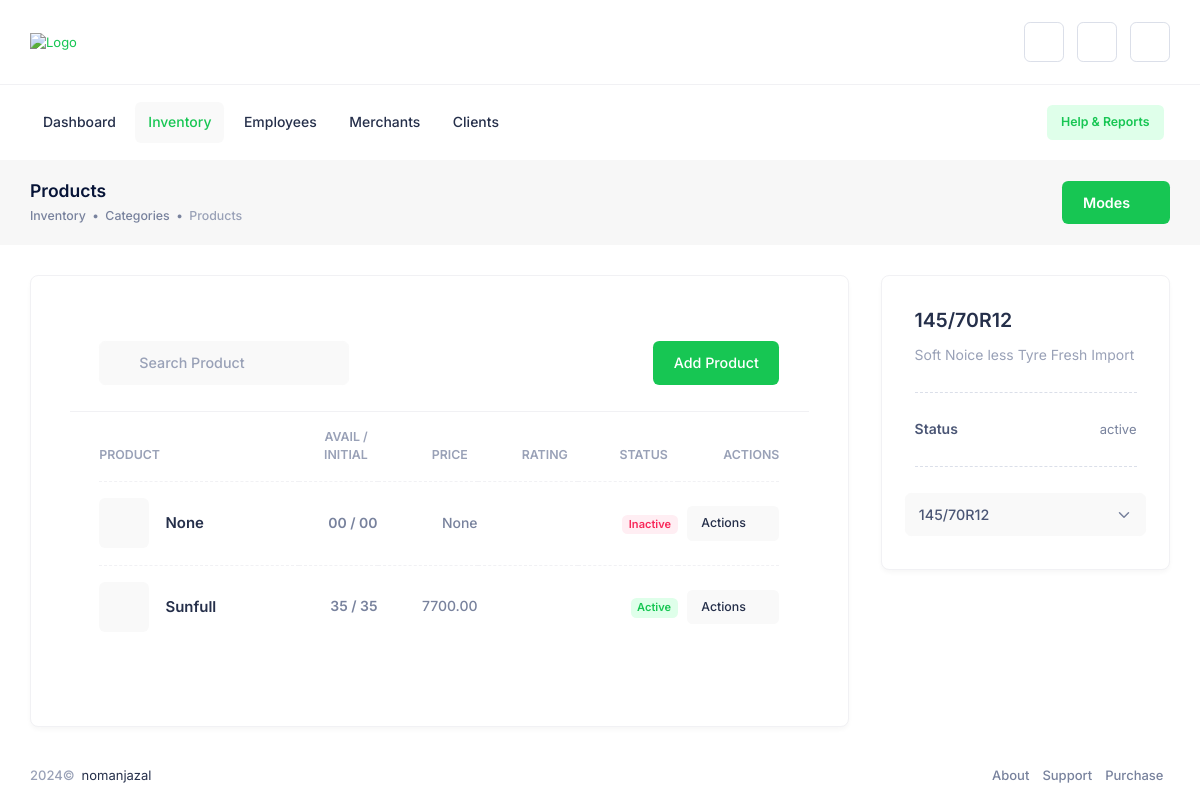
Page /inventory/products/Category/CAT55ff0146a4/ (signed in) on the committed database.
### dashboard/models.py (models this page shows, shortened)
class Template(models.Model):
    type = models.CharField(max_length=50, default="product", blank=True, null=True)
    tem_id = models.CharField(max_length=20, default=generate_tem_uuid, editable=False)
    template_name = models.CharField(max_length=100, default="noname", blank=True, null=True)
    color = models.CharField(max_length=100, blank=True, null=True)
    totalbalance = models.CharField(max_length=100, default="00", blank=True, null=True)
    keyvalue = models.CharField(max_length=100, blank=True, null=True)
    keyvalue_required = models.CharField(max_length=100, blank=True, null=True)
    total_category = models.CharField(max_length=100, default="00", blank=True, null=True)
    total_subcategory = models.CharField(max_length=100, default="00", blank=True, null=True)
    sold_product = models.CharField(max_length=100, default="00", blank=True, null=True)
    total_product = models.CharField(max_length=100, default="00", blank=True, null=True)
    category = models.ManyToManyField(Category, blank=True)
    subcategory = models.ManyToManyField(SubCategory, blank=True)
    stock = models.ForeignKey(Stock, on_delete=models.SET_NULL, blank=True, null=True)
    prod_id = models.CharField(max_length=100, default=generate_prod_uuid, blank=True, null=True)
    title = models.CharField(max_length=100, blank=True, null=True)
    description = models.TextField(blank=True, null=True)
    img = models.FileField(upload_to='products/', blank=True, null=True)
    status = models.CharField(max_length=50, blank=True, null=True)
    base_price_pre = models.CharField(max_length=100, blank=True, null=True)
    base_price_percentage = models.CharField(max_length=50, blank=True, null=True)
    base_price_percentage_sign = models.CharField(max_length=50, blank=True, null=True)
    base_price = models.CharField(max_length=100, blank=True, null=True)
    show_price = models.CharField(max_length=100, blank=True, null=True)
    available_product = models.CharField(max_length=50, default="00", blank=True, null=True)
    sold_product = models.CharField(max_length=50, default="00", blank=True, null=True)
    stock_product = models.CharField(max_length=50, default="00", blank=True, null=True)
    custom_fields = models.ManyToManyField(CustomField, blank=True)
    tags = models.CharField(max_length=255, blank=True, null=True)
    created_at = models.CharField(max_length=100, blank=True, null=True)
    updated_at = models.CharField(max_length=100, blank=True, null=True)

class Category(models.Model):
    cat_id = models.CharField(max_length=20, default=generate_cat_uuid, editable=False)
    tem_id = models.CharField(max_length=100, blank=True, null=True)
    img = models.FileField(upload_to='category/', blank=True, null=True)
    title = models.CharField(max_length=100, blank=True, null=True)
    description = models.TextField(blank=True, null=True)
    status = models.CharField(max_length=50, default="inactive", blank=True, null=True)
    slug = models.SlugField(max_length=120, unique=True, blank=True)

### dashboard/inventory.py (the view)
# urls.py: path('inventory/products/<str:page>/<str:cat_id>/',inventory.Products, name="Products"),
@superadmin_required
def Products(request, page, cat_id):
    if page == "Stock":
        all = Stock.objects.all()
        chosen = Stock.objects.filter(stock_id=cat_id).first()
        products = Template.objects.filter(stock=chosen) if chosen else []
    elif page == "Category":
        all = Category.objects.all()
        chosen = Category.objects.filter(cat_id=cat_id).first()
        products = Template.objects.filter(category=chosen) if chosen else []
    elif page == "Template":
        all = Template.objects.filter(type="template")
        chosen = Template.objects.filter(tem_id=cat_id).first()
        products = Template.objects.filter(tem_id=cat_id, type="product") if chosen else []
    products = products.annotate(
    avg_rating=Coalesce(
        Avg("reviews__rating", filter=Q(reviews__is_approved=True)),
        0.0
    ),
    avg_rating_int=Coalesce(
        Round(Avg("reviews__rating", filter=Q(reviews__is_approved=True))),
        0,
        output_field=IntegerField()
    ),
    rating_count=Count(
        "reviews",
        filter=Q(reviews__is_approved=True)
    )
)
    content = {
        'all':all,
        'chosen':chosen,
        'page':page,
        'products':products
    }
    return render(request, "dashboard/inventoryPages/products.html", content)

### accounts/decorator.py (called while the page is built)
def superadmin_required(view_func):
    @wraps(view_func)
    def wrapper(request, *args, **kwargs):
        if request.user.is_authenticated and request.user.is_superuser:
            return view_func(request, *args, **kwargs)
        return redirect('/accounts/signin/')
    return wrapper

### templates/dashboard/inventoryPages/products.html (shortened to what this page needs)
{% extends 'dashboard/base.html' %}
{% load static %}
{% block bodyContent %}
					<div class="toolbar py-5 py-lg-5" id="kt_toolbar">
						<div id="kt_toolbar_container" class="container-xxl d-flex flex-stack flex-wrap">
							<div class="page-title d-flex flex-column me-3">
								<h1 class="d-flex text-gray-900 fw-bold my-1 fs-3">Products</h1>
								<ul class="breadcrumb breadcrumb-dot fw-semibold text-gray-600 fs-7 my-1">
									<li class="breadcrumb-item text-gray-600">
										<a href="/inventory/" class="text-gray-600 text-hover-primary">Inventory</a>
									</li>
									<li class="breadcrumb-item text-gray-600">
                                        {% if page == "Category" %}
										<a href="/inventory/categories/" class="text-gray-600 text-hover-primary">Categories</a>
                                        {% elif page == "Stock" %}
										<a href="/inventory/stocks/" class="text-gray-600 text-hover-primary">Stocks</a>
                                        {% elif page == "Template" %}
										<a href="/inventory/templates/" class="text-gray-600 text-hover-primary">Templates</a>
                                        {% endif %}
									</li>
									<li class="breadcrumb-item text-gray-500">Products</li>
								</ul>
							</div>
							<div class="d-flex align-items-center py-2 py-md-1">
								<a href="#" class="btn btn-primary fw-bold" data-kt-menu-trigger="click" data-kt-menu-placement="bottom-end">Modes<i class="ki-duotone ki-down fs-5 ms-1"></i></a>
							</div>
						</div>
					</div>
					<div id="kt_content_container" class="d-flex flex-column-fluid align-items-start container-xxl">
						<div class="content flex-row-fluid" id="kt_content">
							<div class="d-flex flex-column flex-lg-row">
								<div class="flex-lg-row-fluid mb-10 mb-lg-0 me-lg-7 me-xl-10">
									<div class="card">
										<div class="card-body p-12">
											{% if products %}
								<div class="card-header align-items-center py-5 gap-2 gap-md-5">
									<div class="card-title">
										<div class="d-flex align-items-center position-relative my-1">
											<i class="ki-duotone ki-magnifier fs-3 position-absolute ms-4">
												<span class="path1"></span>
											</i>
											<input type="text" data-kt-ecommerce-product-filter="search" class="form-control form-control-solid w-250px ps-12" placeholder="Search Product" />
										</div>
									</div>
									<div class="card-toolbar flex-row-fluid justify-content-end gap-5">
										<a href="/inventory/add-product/none/" class="btn btn-primary">Add Product</a>
									</div>
								</div>
								<div class="card-body pt-0">
									<table class="table align-middle table-row-dashed fs-6 gy-5" id="kt_ecommerce_products_table">
										<thead>
											<tr class="text-start text-gray-500 fw-bold fs-7 text-uppercase gs-0">
												<th class="min-w-200px">Product</th>
												<th class="text-end min-w-70px">Avail / Initial</th>
												<th class="text-end min-w-100px">Price</th>
												<th class="text-end min-w-100px">Rating</th>
												<th class="text-end min-w-100px">Status</th>
												<th class="text-end min-w-70px">Actions</th>
											</tr>
										</thead>
										<tbody class="fw-semibold text-gray-600">
											{% for i in products %}
											<tr>
												<td>
													<div class="d-flex align-items-center">
														{% if i.img %}
														<a href="/shop-view/product/{{ i.prod_id }}/" class="symbol symbol-50px">
															<span class="symbol-label" style="background-image:url(/media/{{ i.img }});"></span>
														</a>
														{% else %}
														<a href="/shop-view/product/{{ i.prod_id }}/" class="symbol symbol-50px">
															<span class="symbol-label" style="background-image:url({% static 'ecom/assets/img/product/img_not_found.png' %});"></span>
														</a>
														{% endif %}
														<div class="ms-5">
															<a href="/shop-view/product/{{ i.prod_id }}/" class="text-gray-800 text-hover-primary fs-5 fw-bold" data-kt-ecommerce-product-filter="product_name">{{ i.title }}</a>
														</div>
													</div>
												</td>
												<td class="text-end pe-0" data-order="42">
													<span class="fw-bold ms-3">{{ i.available_product }} / {{ i.stock_product }}</span>
												</td>
												<td class="text-end pe-0">{{ i.base_price }}</td>
												<td class="text-center pe-0" data-order="{{ i.avg_rating|default:0 }}">
													<div class="rating justify-content-end">
														{% for j in "12345" %}
														{% if forloop.counter <= i.avg_rating_int %}
															<div class="rating-label checked">
															<i class="ki-duotone ki-star fs-6"></i>
															</div>
														{% else %}
															<div class="rating-label">
															<i class="ki-duotone ki-star fs-6"></i>
															</div>
														{% endif %}
														{% endfor %}
													</div>
												</td>
												<td class="text-end pe-0">
													{% if i.status == "active" %}
													<div class="badge badge-light-primary">Active</div>
													{% else %}
													<div class="badge badge-light-danger">Inactive</div>
													{% endif %}
												</td>
												<td class="text-end">
													<a href="#" class="btn btn-sm btn-light btn-flex btn-center btn-active-light-primary" data-kt-menu-trigger="click" data-kt-menu-placement="bottom-end">Actions
													<i class="ki-duotone ki-down fs-5 ms-1"></i></a>
												</td>
											</tr>
											{% endfor %}
										</tbody>
									</table>
								</div>
									{% endif %}
										</div>
									</div>
								</div>
								<div class="flex-lg-auto w-lg-300px">
									<div class="card" data-kt-sticky="true" data-kt-sticky-name="invoice" data-kt-sticky-offset="{default: false, lg: '200px'}" data-kt-sticky-width="{lg: '250px', lg: '300px'}" data-kt-sticky-left="auto" data-kt-sticky-top="150px" data-kt-sticky-animation="false" data-kt-sticky-zindex="95">
										<div class="card-body p-10">
                                            <h2 class="fw-bold text-gray-800 mb-4">
                                                    {% if page == "Category" %}
													{{ chosen.title }}
                                                    {% elif page == "Stock" %}
													{{ chosen.name }}
                                                    {% elif page == "Template" %}
													{{ chosen.template_name }}
                                                    {% endif %}
                                            </h2>
                                            <p class="text-muted fs-6 mb-8">
                                                    {% if page == "Category" %}
													{{ chosen.description }}
                                                    {% elif page == "Stock" %}
													{{ chosen.details|linebreaksbr }}
                                                    {% elif page == "Template" %}
													<strong>Balance:</strong> {{ chosen.totalbalance }}
                                                    {% endif %}
                                            </p>
											<div class="separator separator-dashed mb-8"></div>
											<div class="mb-8">
                                                    {% if page == "Category" %}
                                                <div class="d-flex justify-content-between align-items-center mb-5">
                                                    <span class="fw-bold fs-6 text-gray-700">Status</span>
                                                    <span class="text-gray-600">{{ chosen.status }}</span>
                                                </div>
                                                    {% endif %}
											</div>
											<div class="separator separator-dashed mb-8"></div>
											<div class="mb-0">
												<div class="row">
												<select name="type" aria-label="Select..." data-control="select2" data-placeholder="Select..." class="form-select form-select-solid" onchange="redirectToPage(this)">
                                                    {% if page == "Category" %}
													<option value="{{chosen.cat_id}}" selected>{{chosen.title}}</option>
                                                    {% elif page == "Stock" %}
													<option value="{{chosen.stock_id}}" selected>{{chosen.name}}</option>
                                                    {% elif page == "Template" %}
													<option value="{{chosen.tem_id}}" selected>{{chosen.template_name}}</option>
                                                    {% endif %}
												</select>
												</div>
											</div>
										</div>
									</div>
								</div>
							</div>
						</div>
					</div>
{% endblock %}

### rows in the picture
Template: title "None", available_product "00", stock_product "00", base_price "None", shows "Inactive"
Template: title "Sunfull", available_product "35", stock_product "35", base_price "7700.00", status "Active"
Category: title "145/70R12", description "Soft Noice less Tyre Fresh Import", status "active", type "145/70R12"
